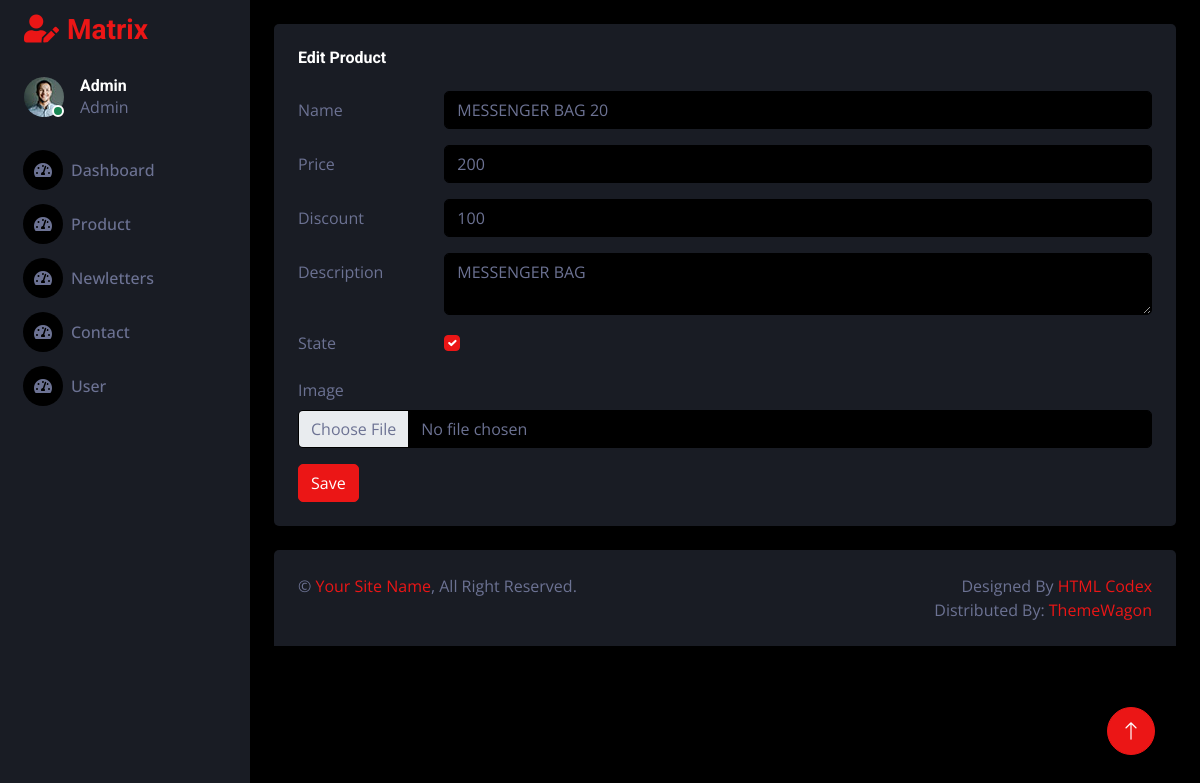
/admin/product/edit.php?id=6 (signed in), run on the app's committed database.
### tables this page shows
CREATE TABLE `users` (
  `id` int(11) NOT NULL,
  `username` varchar(10) NOT NULL,
  `password` varchar(10) NOT NULL,
  `active` bit(1) NOT NULL
);

CREATE TABLE `products` (
  `id` int(11) NOT NULL,
  `name` varchar(300) NOT NULL,
  `image` varchar(400) NOT NULL,
  `price` decimal(10,0) NOT NULL,
  `discount` decimal(10,0) NOT NULL,
  `description` varchar(500) NOT NULL,
  `rate` tinyint(4) NOT NULL,
  `active` bit(1) NOT NULL DEFAULT b'1'
);

### admin/auth.php (called while the page is built, shortened)
<?php
    function getUser() {
        return $_SESSION[isAuth];
    }
?>

### database.php (called while the page is built, shortened)
<?php
    $connection = NULL;
    function query($sql, $params = NULL) {
        global $connection;
        try {
            $stmt = $connection->prepare($sql);
            if ($params != NULL) {
                foreach ($params as $name => $value) {
                    $stmt->bindValue($name, $value);
                }
            }
            $stmt->execute();
            $stmt->setFetchMode(PDO::FETCH_ASSOC);
            return $stmt->fetchAll();
        }
        catch(PDOException $ex) {
            return NULL;
        }
    }

### helper.php (called while the page is built, shortened)
<?php
    function purging($value) {
        $value = trim($value);
        $value = stripslashes($value);
        $value = htmlspecialchars($value);
        return $value;
    }

### admin/product/edit.php (the view, shortened to what this page needs)
<?php
     require_once(dirname(__FILE__) . "/../../helper.php");
     require_once(getPath("/database.php"));
     require_once(getPath("/admin/auth.php"));
     require_once(getPath("/admin/validator.php"));
     $eId = validate('id', 'request', 'required', $id);
     if (!hasErrors($eId)) {
        try {
            $product = query("SELECT * FROM products WHERE id=:id", array(
                ":id" => $id
            ));
            if (count($product) > 0) {
                $product = $product[0];
            }
            else {
                redirect("404.html");
            }
        $state = [];
            if ($_SERVER['REQUEST_METHOD'] == 'POST') {
                $eId = validate('id', 'request', 'required', $id);
                $eName = validate('name', 'post', 'required', $name);
                $exProduct = query('SELECT * FROM products WHERE name=:name AND NOT id=:id', array(
                    ":name" => $name,
                    ":id" => $id
                ));
                if (count($exProduct) > 0) {
                    $eName[count($eName)] = 'Name Of Product Is Exist';
                }
                $ePrice = validate('price', 'post', 'required', $price);
                $eDiscount = validate('discount', 'post', 'required', $discount);
                $eDescription = validate('description', 'post', 'required', $description);
                $eState = validate('active', 'post', 'required', $state);
                $eImage = (!empty($_FILES['image']) && getimagesize($_FILES['image']['tmp_name'])) ? array() : array('Please Select Image');
                if (!hasErrors($eImage)) {
                    $imageName = basename($_FILES['image']['name']);
                    $imageUrl = 'images/' . $imageName;
                    $imagePath = '/images/' . $imageName;
                    $imageFullPath = getPath($imagePath);
                    $imageFileType  = strtolower(pathinfo($imageFullPath, PATHINFO_EXTENSION));
                    if (file_exists($imageFullPath)) {
                        $eImage[count($eImage)] = "Please Select Image Exist";
                    }
                    if ($_FILES['image']['size'] > 50000000) {
                        $eImage[count($eImage)] = "Please Select Image Small";
                    }
                    if (!($imageFileType != "jpg" || $imageFileType != "png"
                        || $imageFileType != "jpeg" || $imageFileType != "gif")) {
                        $eImage[count($eImage)] = "Please Select Image Correct Extension";
                    }
                }
                if (!(hasErrors($eId) || hasErrors($eName) ||
                    hasErrors($ePrice) || hasErrors($eDiscount) ||
                    hasErrors($eDescription) || hasErrors($eState)) || hasErrors($eImage)) {
                        query('UPDATE products SET name=:name, price=:price, discount=:discount, description=:description, active=:active, image=:image Where id=:id', array(
                            ':name' => $name,
                            ':price' => $price,
                            ':discount' => $discount,
                            ':description' => $description,
                            ':active' => $state,
                            ':image' => $imageUrl,
                            ':id' => $id
                        ));
                        move_uploaded_file($_FILES['image']['tmp_name'], $imageFullPath);
                    }
                }
                else {
                    $name = $product['name'];
                    $price = $product['price'];
                    $discount = $product['discount'];
                    $description = $product['description'];
                    $state = $product['active'];
                }
        }
        catch (PDOException $ex) {
        }
     }
     else {
        redirect("404.html");
     }
?>
<!DOCTYPE html>
<html lang="en">
<head>
    <link href="https://cdnjs.cloudflare.com/ajax/libs/font-awesome/5.10.0/css/all.min.css" rel="stylesheet">
    <link href="https://cdn.jsdelivr.net/npm/bootstrap-icons@1.4.1/font/bootstrap-icons.css" rel="stylesheet">
    <link href="../lib/owlcarousel/assets/owl.carousel.min.css" rel="stylesheet">
    <link href="../lib/tempusdominus/css/tempusdominus-bootstrap-4.min.css" rel="stylesheet" />
    <link href="../css/bootstrap.min.css" rel="stylesheet">
    <link href="../css/style.css" rel="stylesheet">
</head>
<body>
    <div class="container-fluid position-relative d-flex p-0">
        <?php include '../layouts/sidebar.php'; ?>
        <div class="content">
            <div class="container-fluid pt-4 px-4">
                <div class="row g-4">
                    <div class="col-sm-12">
                        <div class="bg-secondary rounded h-100 p-4">
                            <h6 class="mb-4">Edit Product</h6>
                            <form method="post" action="<?php echo purging($_SERVER['PHP_SELF']); ?>" enctype="multipart/form-data">
                                <div class="row mb-3">
                                    <label for="inputEmail3" class="col-sm-2 col-form-label">Name</label>
                                    <div class="col-sm-10">
                                        <input name="name" type="text" class="form-control" value="<?php echo $name;?>">
                                    </div>
                                </div>
                                <div class="row mb-3">
                                    <label for="inputPassword3" class="col-sm-2 col-form-label">Price</label>
                                    <div class="col-sm-10">
                                        <input name="price" type="number" class="form-control" id="inputPassword3" value="<?php echo $price;?>">
                                    </div>
                                </div>
                                <div class="row mb-3">
                                    <label for="inputPassword3" class="col-sm-2 col-form-label">Discount</label>
                                    <div class="col-sm-10">
                                        <input name="discount" type="number" class="form-control" id="inputPassword3" value="<?php echo $discount;?>">
                                    </div>
                                </div>
                                <div class="row mb-3">
                                    <label for="inputPassword3" class="col-sm-2 col-form-label">Description</label>
                                    <div class="col-sm-10">
                                        <textarea name="description" class="form-control" id="inputPassword3"><?php echo $description;?></textarea>
                                    </div>
                                </div>
                                <div class="row mb-3">
                                    <legend class="col-form-label col-sm-2 pt-0">State</legend>
                                    <div class="col-sm-10">
                                        <div class="form-check">
                                            <input name="active" class="form-check-input" type="checkbox" id="gridCheck1" <?php echo isset($state) ? 'checked' : ''; ?>>
                                        </div>
                                    </div>
                                </div>
                                <div class="mb-3">
                                    <label for="formFile" class="form-label">Image</label>
                                    <input name="image" class="form-control bg-dark" type="file" id="formFile">
                                </div>
                                <button type="submit" class="btn btn-primary">Save</button>
                            </form>
                        </div>
                    </div>
                </div>
            </div>
            <div class="container-fluid pt-4 px-4">
                <div class="bg-secondary rounded-top p-4">
                    <div class="row">
                        <div class="col-12 col-sm-6 text-center text-sm-start">
                            &copy; <a href="#">Your Site Name</a>, All Right Reserved.
                        </div>
                        <div class="col-12 col-sm-6 text-center text-sm-end">
                            Designed By <a href="https://htmlcodex.com">HTML Codex</a>
                            <br>Distributed By: <a href="https://themewagon.com" target="_blank">ThemeWagon</a>
                        </div>
                    </div>
                </div>
            </div>
        </div>
        <a href="#" class="btn btn-lg btn-primary btn-lg-square back-to-top"><i class="bi bi-arrow-up"></i></a>
    </div>
</body>
</html>

### admin/layouts/sidebar.php (shortened to what this page needs)
<?php
    require_once(dirname(__FILE__) . "/../../helper.php");
    require_once(getPath("/database.php"));
    require_once(getPath("/admin/auth.php"));
    $suser = query('SELECT * FROM users WHERE id=:id', array(
        ":id" => getUser()
    ));
    if (count($suser) < 0) {
        redirect('../404.html');
    }
    else {
        $suser = $suser[0];
    }
?>
<div class="sidebar pe-4 pb-3">
    <nav class="navbar bg-secondary navbar-dark">
        <a href="index.php" class="navbar-brand mx-4 mb-3">
            <h3 class="text-primary"><i class="fa fa-user-edit me-2"></i>Matrix</h3>
        </a>
        <div class="d-flex align-items-center ms-4 mb-4">
            <div class="position-relative">
                <img class="rounded-circle" src="img/user.jpg" alt="" style="width: 40px; height: 40px;">
                <div class="bg-success rounded-circle border border-2 border-white position-absolute end-0 bottom-0 p-1"></div>
            </div>
            <div class="ms-3">
                <h6 class="mb-0"><?php echo ucfirst($suser['username']); ?></h6>
                <span>Admin</span>
            </div>
        </div>
        <div class="navbar-nav w-100">
            <a href="index.php" class="nav-item nav-link"><i class="fa fa-tachometer-alt me-2"></i>Dashboard</a>
            <a href="/product.php" class="nav-item nav-link"><i class="fa fa-tachometer-alt me-2"></i>Product</a>
            <a href="/product.php" class="nav-item nav-link"><i class="fa fa-tachometer-alt me-2"></i>Newletters</a>
            <a href="/product.php" class="nav-item nav-link"><i class="fa fa-tachometer-alt me-2"></i>Contact</a>
            <a href="/product.php" class="nav-item nav-link"><i class="fa fa-tachometer-alt me-2"></i>User</a>
        </div>
    </nav>
</div>

### admin/css/style.css (style rules this page uses)
:root { --primary: #EB1616; --secondary: #191C24; --light: #6C7293; --dark: #000000; }
.back-to-top { position: fixed; display: none; right: 45px; bottom: 45px; z-index: 99; }
.btn { transition: .5s; }
.btn-lg-square { width: 48px; height: 48px; }
.btn-square, .btn-sm-square, .btn-lg-square { padding: 0; display: inline-flex; align-items: center; justify-content: center; font-weight: normal; border-radius: 50px; }
.sidebar { position: fixed; top: 0; left: 0; bottom: 0; width: 250px; height: 100vh; overflow-y: auto; background: var(--secondary); transition: 0.5s; z-index: 999; }
.content { margin-left: 250px; min-height: 100vh; background: var(--dark); transition: 0.5s; }
@media (min-width: 992px) { .sidebar { margin-left: 0; } }
@media (min-width: 992px) { .content { width: calc(100% - 250px); } }
.sidebar .navbar .navbar-nav .nav-link { padding: 7px 20px; color: var(--light); font-weight: 500; border-left: 3px solid var(--secondary); border-radius: 0 30px 30px 0; outline: none; }
.sidebar .navbar .navbar-nav .nav-link i { width: 40px; height: 40px; display: inline-flex; align-items: center; justify-content: center; background: var(--dark); border-radius: 40px; }

### data on the page
users: username "Admin"
products: name "MESSENGER BAG 20", price "200", discount "100", description "MESSENGER BAG"
